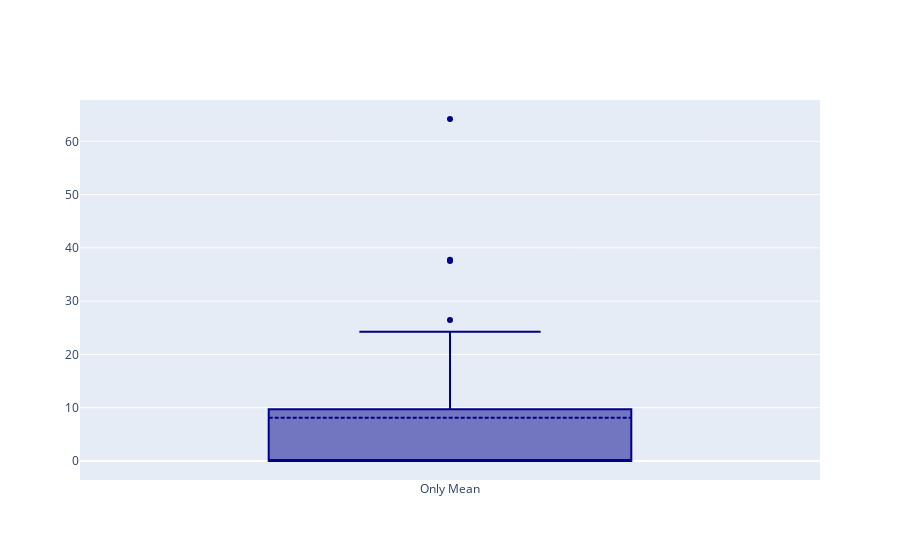

The cell this chart's notebook holds for it:
### Markdown cell above
Los extremos de la caja representan los cuartiles inferior y superior, la mediana está marcada por una linea dentro de la caja.

### Code cell
fig = go.Figure()
fig.add_trace(go.Box(
    y=df_manualTimes.iloc[0:,1],
    name='Only Mean',
    marker_color='darkblue',
    boxmean=True # represent mean
))

fig.show()

### Figure 1 — Plotly figure (JSON) as saved in the notebook; plotly's stock layout.template omitted (floating-point values rounded to 4 significant figures)
{"data": [{"boxmean": true, "marker": {"color": "darkblue"}, "name": "Only Mean", "type": "box", "y": [37.53, 0.03222, 0.01194, 64.18, 0.006944, 0.6356, 0.0075, 10.37, 21.1, 0.001944, 0.003333, 0.0025, 0.005, 24.24, 26.47, 0.03556, 0.01222, 2.401, 0.01083, 0.009722, 0.0625, 0.01306, 37.79, 17.04, 0.005556, 0.003889, 7.743, 1.484, 0.001667, 0.6325, 0.01611]}], "layout": {}}
